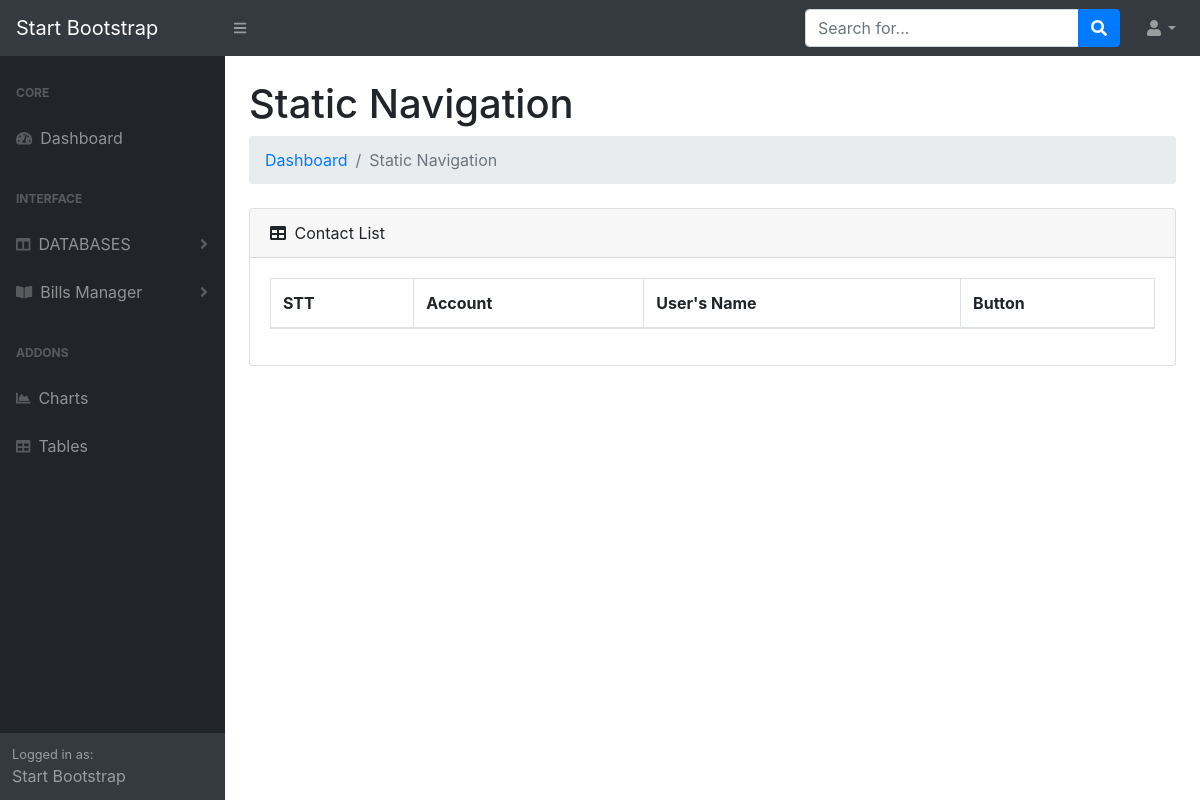
The app's page /admin-test/contact.php, older data.
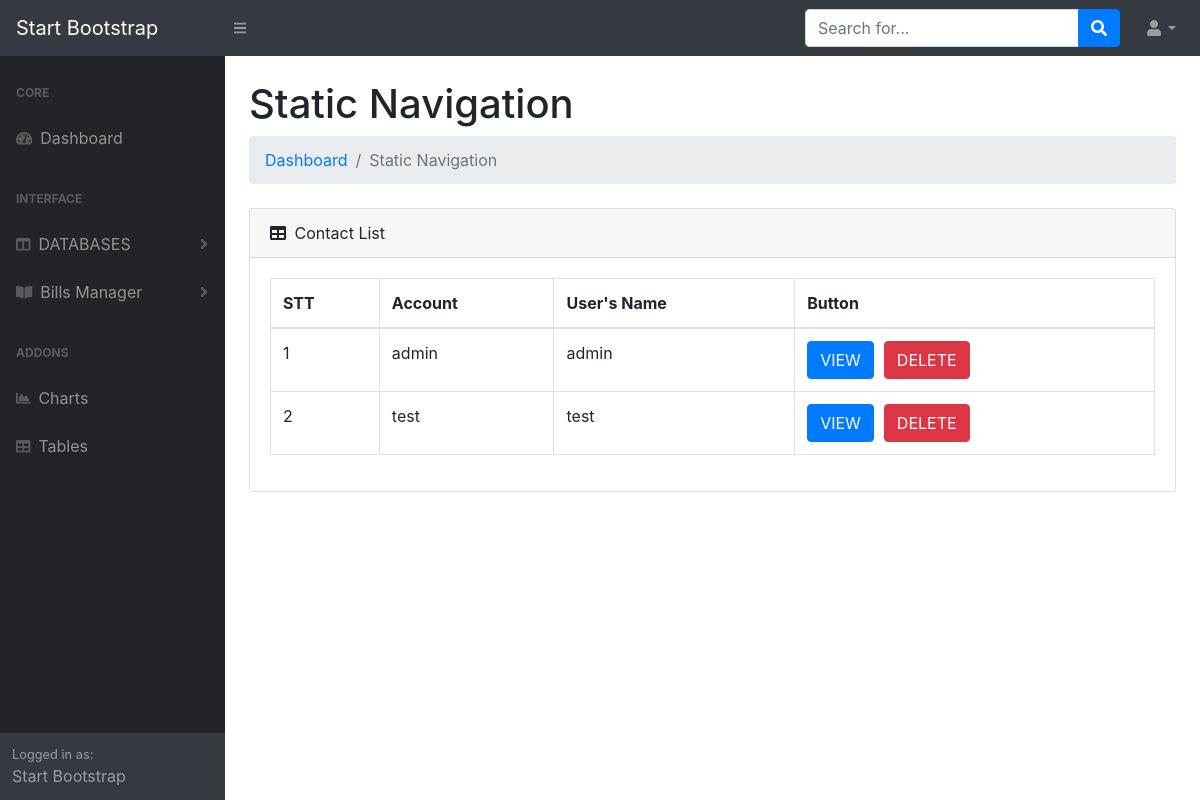
The same page, newer data.
### tables this page shows
CREATE TABLE `contact` (
  `stt` int(11) NOT NULL,
  `id_user` int(11) NOT NULL,
  `string` varchar(255) NOT NULL
);

CREATE TABLE `accounts` (
  `id` int(11) NOT NULL,
  `username` varchar(255) NOT NULL,
  `password` varchar(255) NOT NULL,
  `lv` int(11) NOT NULL
);

CREATE TABLE `users` (
  `id` int(4) NOT NULL,
  `name` varchar(255) NOT NULL,
  `image` varchar(255) NOT NULL,
  `address` varchar(255) DEFAULT NULL,
  `phoneNumber` varchar(255) DEFAULT NULL
);

### models/DataProvider.php (called while the page is built, shortened)
<?php
class DataProvider
{
	private $link;
	function __construct()
	{
		$this->link=mysqli_connect("localhost","root","","sellclothes");
	}
	function ExecuteQuery($sql)
	{
		mysqli_query($this->link,"set names 'utf8'");
		return mysqli_query($this->link, $sql);
	}
	function FetchAll($sql)
	{
		$result=$this->ExecuteQuery($sql);
		$arr=array();
		while($row=mysqli_fetch_assoc($result))
		{
			$arr[]=$row;
		}
		return $arr;
	}
}
?>

### admin-test/contact.php (the view, shortened to what this page needs)
<?php
include_once("../models/DataProvider.php");
?>
<!DOCTYPE html>
<html lang="en">
    <head>
        <link href="css/styles.css" rel="stylesheet" />
        <link href="https://cdn.datatables.net/1.10.20/css/dataTables.bootstrap4.min.css" rel="stylesheet" />
    </head>
    <body>
        <nav class="sb-topnav navbar navbar-expand navbar-dark bg-dark">
            <a class="navbar-brand" href="index.php">Start Bootstrap</a>
            <button class="btn btn-link btn-sm order-1 order-lg-0" id="sidebarToggle" href="#"><i class="fas fa-bars"></i></button>
            <form class="d-none d-md-inline-block form-inline ml-auto mr-0 mr-md-3 my-2 my-md-0">
                <div class="input-group">
                    <input class="form-control" type="text" placeholder="Search for..." aria-label="Search" aria-describedby="basic-addon2" />
                    <div class="input-group-append">
                        <button class="btn btn-primary" type="button"><i class="fas fa-search"></i></button>
                    </div>
                </div>
            </form>
            <ul class="navbar-nav ml-auto ml-md-0">
                <li class="nav-item dropdown">
                    <a class="nav-link dropdown-toggle" id="userDropdown" href="#" role="button" data-toggle="dropdown" aria-haspopup="true" aria-expanded="false"><i class="fas fa-user fa-fw"></i></a>
                </li>
            </ul>
        </nav>
        <div id="layoutSidenav">
            <?php
                include_once('menu-slide.php');
            ?>
            <div id="layoutSidenav_content">
                <main>
                    <div class="container-fluid">
                        <h1 class="mt-4">Static Navigation</h1>
                        <ol class="breadcrumb mb-4">
                            <li class="breadcrumb-item"><a href="index.php">Dashboard</a></li>
                            <li class="breadcrumb-item active">Static Navigation</li>
                        </ol>
<div class="card mb-4">
    <div class="card-header" >
        <i class="fas fa-table mr-1"></i>
        Contact List
    </div>
    <div class="card-body">
        <div class="table-responsive" >
            <table class="table table-bordered" id="dataTable" width="100%" cellspacing="0">
                    <thead>
                        <tr>
                            <th>STT</th>
                            <th>Account</th>
                            <th>User's Name</th>
                            <th>Button</th>
                        </tr>
                    </thead>
                    <tbody>
                        <?php
                           include_once("../models/DataProvider.php");
                            $db=new DataProvider();
                            $sql="SELECT contact.stt, accounts.username, users.name, contact.string FROM contact INNER JOIN users on users.id=contact.id_user INNER JOIN accounts on users.id=accounts.id";
                            $array=$db->FetchAll($sql);
                            foreach($array as $contact){
                                echo "<tr>";
                                    echo "<td class='stt'>$contact[stt]</td>";
                                    echo "<td class='username' data-string=$contact[string]>$contact[username]</td>";
                                    echo "<td class='name'>$contact[name]</td>";
                                    echo "<td><button class='btn-view btn btn-primary' data-toggle='modal' data-target='#exampleModal'>VIEW</button>";
                                    echo "<button class='btn-delete btn btn-danger' style='margin-left:10px' >DELETE</button></td>";
                                echo "</tr>";
                            }
                            ?>
                    </tbody>
                </table>
                </div>
            </div>
        </div>
    </div>
</div>
    </div>
    </body>
</html>

Row changes from the older to the newer data that the page shows:
added contact: stt "1", accounts.username "admin", id_user.name "admin"
added contact: stt "2", accounts.username "test", id_user.name "test"
